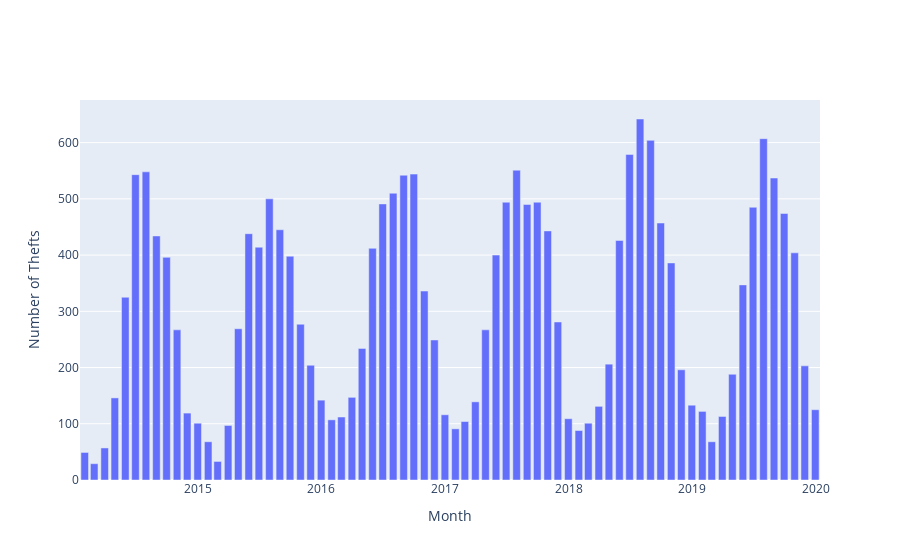

The code cell stored with this chart in its notebook:
### Code cell
monthly = dtdf.set_index('date').resample('M').count()[['hour']]
monthly.columns = ['thefts']

graph = go.Bar(x=monthly.index, y=monthly.thefts)
m = go.Figure(graph)
m.update_layout(yaxis=go.layout.YAxis(title=go.layout.yaxis.Title(text="Number of Thefts")),
                  xaxis=go.layout.XAxis(title=go.layout.xaxis.Title(text="Month")))
m
